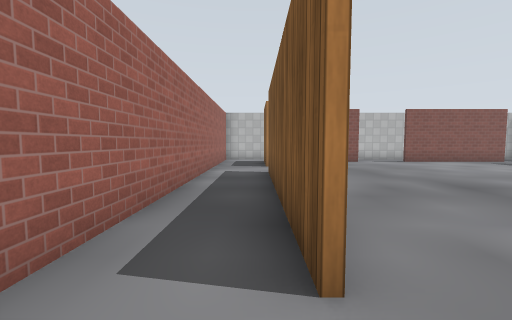
view 1 (above)

16 first-person views from a walk through a Gazebo world. The camera is 0.94 m above the floor, tilts 4° down and sees 90° across. The floor is counted in squares, 1 m on a side. Each view is taken from the middle of a square. On the plan, view 1 faces up. The plan holds only what a view shows up to about 10 squares ahead; the rest is blank. The place goes on beyond the plan. Gazebo's built-in surfaces are drawn with simple patterns. Some stock models are drawn as simple stand-ins.

view 2
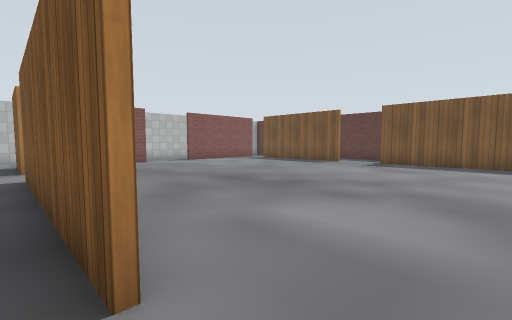

view 3
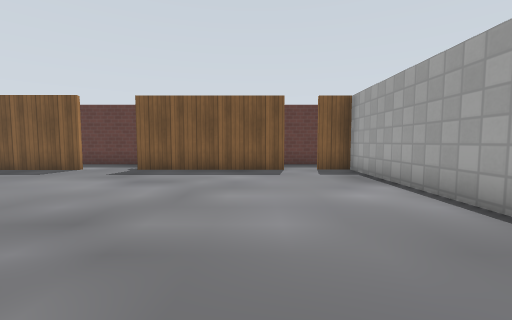

view 4
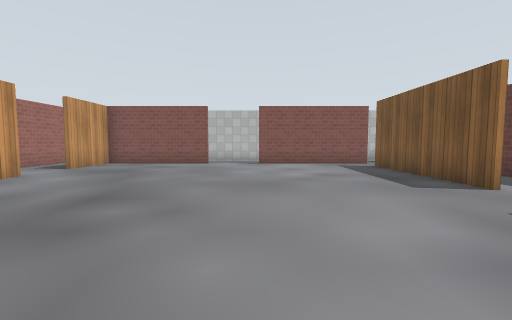

view 5
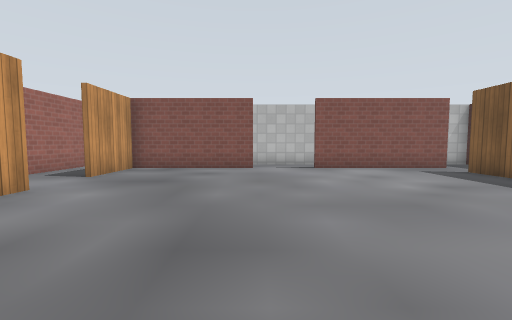

view 6
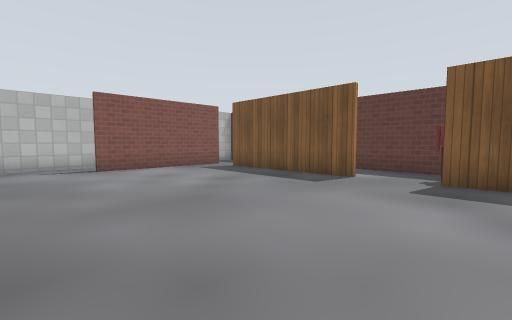

view 7
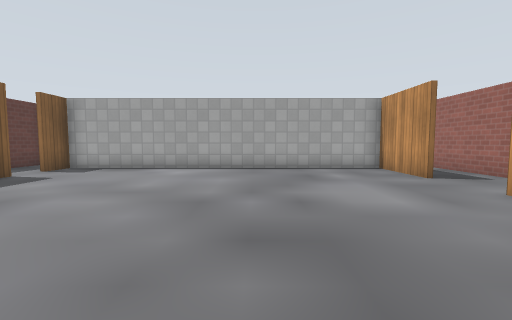

view 8
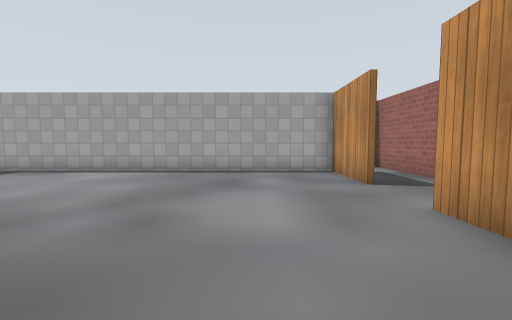

view 9
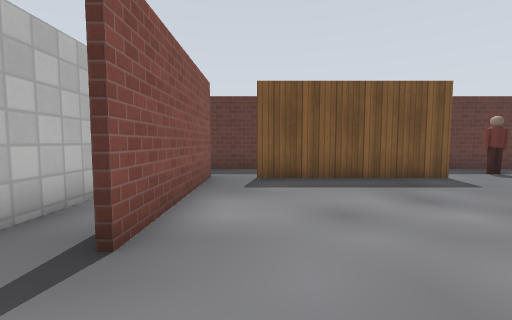

view 10
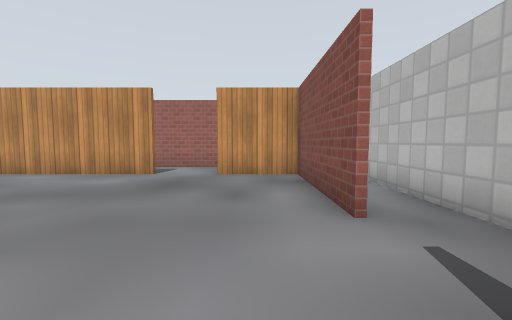

view 11
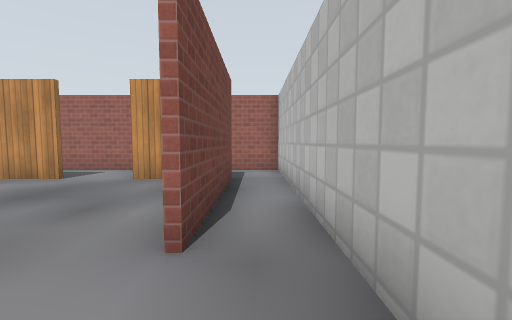

view 12
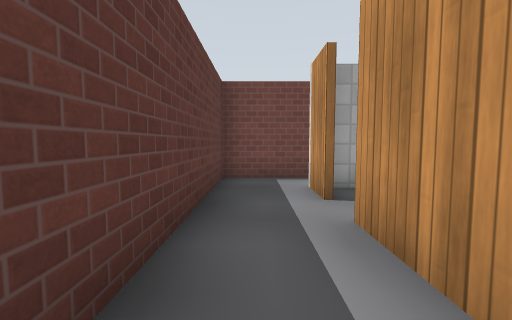

view 13
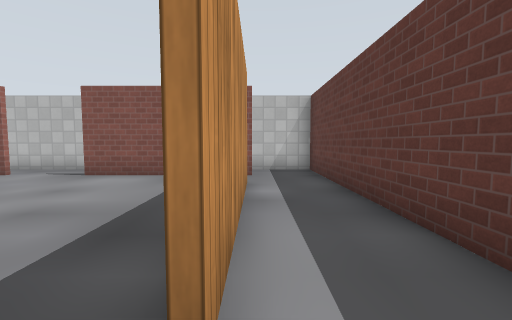

view 14
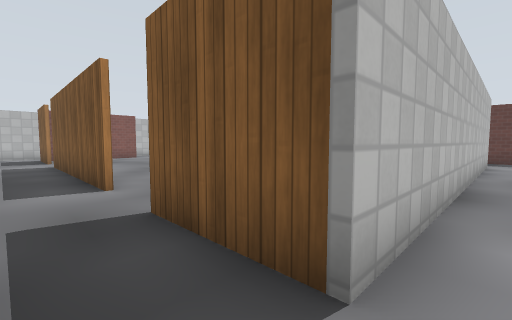

view 15
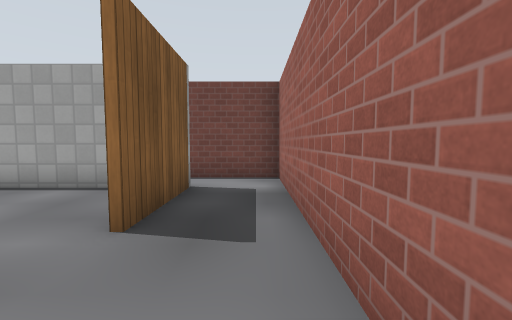

view 16
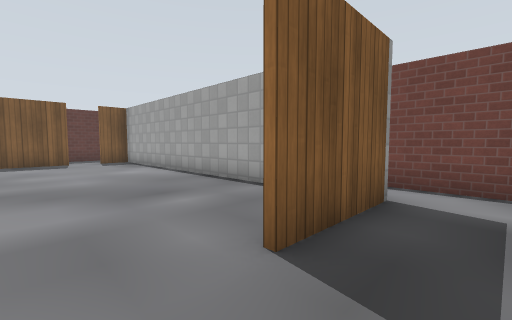

### Floor plan
Points are (right, up) in squares from view 1. A wall is a line through its corners. A room is listed if a view was taken in it or the views show most of it. See-through windows are left out.
Room 1 (views 1, 2, 15, 16)
walls: (0.4, 9.9) (0.4, 12.4) (5, 12.4); (0.4, 1.4) (0.4, 8); (4.4, 13.7) (-1.6, 13.7) (-1.6, -2.5); (0.4, -2.5) (0.4, -0.6)
ways out: opening at (0, 0.5) to room 2; opening at (0, 8.5) to room 2; opening at (4, 13) to room 2; opening at (-1, -2) to room 4
Room 2 (views 3, 4, 5, 6, 7, 8, 9, 10, 11)
walls: (11.7, 5.9) (11.7, 11); (0.5, 8) (0.5, 1.4); (5, 12.2) (0.5, 12.2) (0.5, 9.8); (0.5, -0.6) (0.5, -3.2) (11.7, -3.2) (11.7, -2.1); (11.7, -1) (11.7, 3.5); (9.4, 13.7) (4.4, 13.7); (12, 12.2) (7.1, 12.2)
ways out: opening at (0, 0.5) to room 1; opening at (0, 8.5) to room 1; opening at (4, 13) to room 1; opening at (12, 4.5) to room 3; opening at (13, 13) to room 3; gap at (12, -1.5) to room 3; gap at (12, 11) to room 3
Room 3 (views 12, 13)
walls: (11.8, 1) (11.8, -1); (11.8, 11) (11.8, 5.9); (11.8, -2.1) (11.8, -3.4); (12.5, -4.7) (13.9, -4.7) (13.8, 13.7) (11.9, 13.7)
ways out: opening at (12, 4.5) to room 2; opening at (13, 13) to room 2; gap at (12, -1.5) to room 2; gap at (12, 11) to room 2; opening at (13, -4) to room 4
objects: person (12, 4)
Room 4 (view 14)
walls: (11.6, -4.7) (12.5, -4.7); (-1.6, -2.5) (-1.6, -4.7) (0.9, -4.7); (11.8, -3.4) (0.4, -3.4) (0.4, -2.5)
ways out: opening at (-1, -2) to room 1; opening at (13, -4) to room 3

Where each view was taken, in squares from view 1:
view 1: 0 up, 0 right, facing up
view 2: 0 up, 0 right, facing up-right
view 3: 0 up, 3 right, facing right
view 4: 1 up, 7 right, facing up
view 5: 3 up, 5 right, facing up
view 6: 3 up, 5 right, facing up-right
view 7: 6 up, 5 right, facing down
view 8: 5 up, 3 right, facing down
view 9: 11 up, 5 right, facing right
view 10: 11 up, 8 right, facing left
view 11: 13 up, 7 right, facing left
view 12: 2 up, 13 right, facing down
view 13: 5 up, 12 right, facing up
view 14: 4 down, 1 left, facing up-right
view 15: 2 up, 1 left, facing down
view 16: 1 up, 1 left, facing down-right
